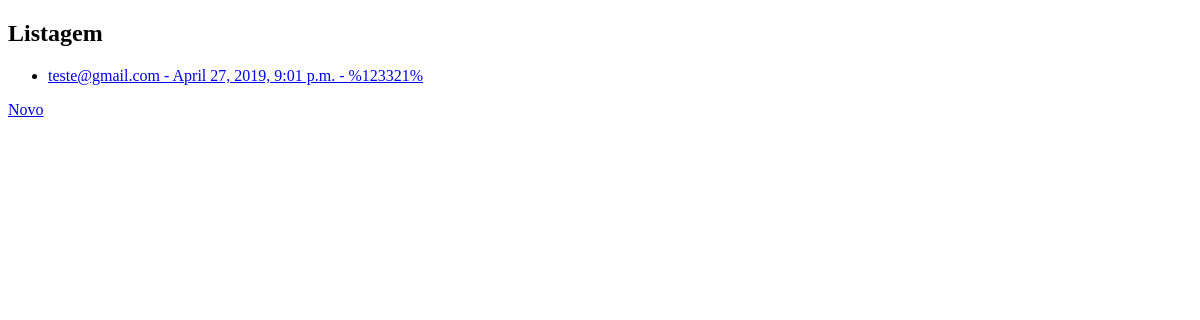
Before: /listagem/ with the older database file.
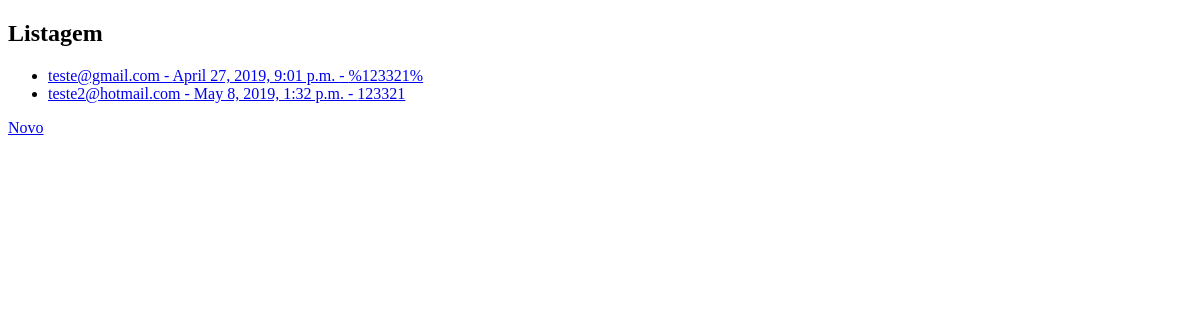
After: the same page with the newer database file.
### myapp/models.py (models this page shows, shortened)
class Login(models.Model):
    email = models.EmailField(max_length=50, default="null")
    password = models.CharField(max_length=16, default="null")
    dataCriacao = models.DateTimeField(auto_now_add=True)

### myapp/views.py (the view)
# urls.py: path('listagem/', views.listagem, name='listagem'),
def listagem(request):
    data = {}
    data['contas'] = Login.objects.all()
    return render(request, 'myapp/listagem.html', data)

### myapp/templates/myapp/listagem.html (shortened to what this page needs)
<!DOCTYPE html>
<html lang="en">
<head>
</head>
<body>
    <h2>Listagem</h2>
    <ul>
    {% for conta in contas %}
        <li><a href="{% url 'atualizar_Login' conta.id %}">
            {{ conta.email }} - {{ conta.dataCriacao }} - {{ conta.password }}</a></li>
    {% endfor %}
    </ul>
    <a href="{% url 'novo_Login' %}">Novo</a>
</body>
</html>

Changed rows visible on the page:
added Login: email "teste2@hotmail.com", dataCriacao "May 8, 2019, 1:32 p.m.", password "123321"
